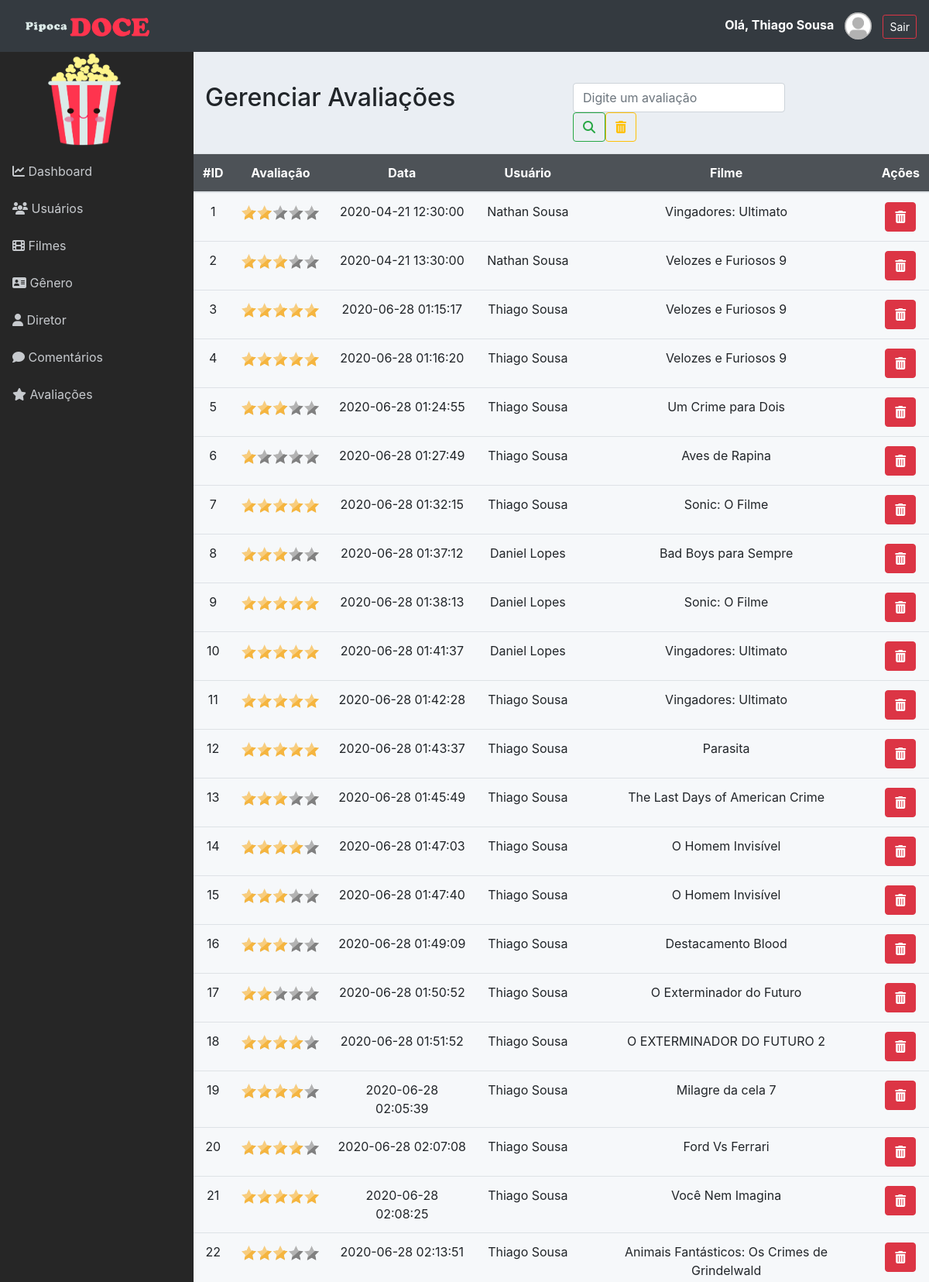
The app's page /admin/avaliacao.php (signed in, upper part) with its own data.
### tables this page shows
CREATE TABLE `avaliacao` (
  `id` int NOT NULL AUTO_INCREMENT,
  `avaliacao` int NOT NULL,
  `data_avaliacao` datetime NOT NULL,
  `usuario_id` int NOT NULL,
  `filme_id` int NOT NULL,
  PRIMARY KEY (`id`),
  KEY `fk_avaliacao_usuario_idx` (`usuario_id`),
  KEY `fk_avaliacao_filme_idx` (`filme_id`),
  CONSTRAINT `fk_avaliacao_filme` FOREIGN KEY (`filme_id`) REFERENCES `filme` (`id`),
  CONSTRAINT `fk_avaliacao_usuario` FOREIGN KEY (`usuario_id`) REFERENCES `usuario` (`id`)
);

CREATE TABLE `usuario` (
  `id` int NOT NULL AUTO_INCREMENT,
  `nome` varchar(100) NOT NULL,
  `dataNascimento` date DEFAULT NULL,
  `email` varchar(45) NOT NULL,
  `senha` varchar(255) NOT NULL,
  `imagem` varchar(255) DEFAULT NULL,
  `tipo` int NOT NULL,
  PRIMARY KEY (`id`),
  UNIQUE KEY `email_UNIQUE` (`email`)
);

CREATE TABLE `filme` (
  `id` int NOT NULL AUTO_INCREMENT,
  `nome` varchar(100) NOT NULL,
  `duracao` varchar(20) NOT NULL,
  `dataLancamento` varchar(50) NOT NULL,
  `url` varchar(255) DEFAULT NULL,
  `tipo` varchar(30) DEFAULT NULL,
  `sinopse` text NOT NULL,
  `elenco` varchar(100) NOT NULL,
  `imagem` varchar(255) DEFAULT NULL,
  PRIMARY KEY (`id`),
  UNIQUE KEY `nome_UNIQUE` (`nome`)
);

### admin/classes/Conexao.php (called while the page is built, shortened)
<?php
class Conexao
{
	private $host;
	private $user;
	private $password;
	public function __construct() {
		$this->host = 'mysql:host=localhost;dbname=pipoca_doce';
		$this->user = 'root';
		$this->password = 'root';
	}
	public function conectar() {
		try {
			$conn = new PDO(
				$this->host,
				$this->user,
				$this->password,
				array(
					PDO::ATTR_ERRMODE => PDO::ERRMODE_EXCEPTION,
					PDO::MYSQL_ATTR_INIT_COMMAND => "SET NAMES utf8"
				)
			);
			return $conn;
		} catch (PDOException $e) {
			echo 'Erro na conexao. Erro reportado: ' . $e->getMessage();
			exit;
		}
	}
}

### admin/classes/AvaliacaoDAO.php (called while the page is built, shortened)
<?php
require_once 'Model.php';
class AvaliacaoDAO extends Model
{
    public function __construct()
    {
        $this->class = 'Avaliacao';
        $this->tabela = 'avaliacao';
    }
	public function listar($pesquisa = '')
	{
		if ($pesquisa != '') {
			$sql = "SELECT * FROM {$this->tabela}
					WHERE avaliacao like '%{$pesquisa}%'";
		} else {
			$sql = "SELECT * FROM {$this->tabela}";
		}
		$stmt = $this->db->prepare($sql);
		$stmt->setFetchMode(PDO::FETCH_CLASS, $this->class);
		$stmt->execute();
		return $stmt->fetchAll();
	}
}

### admin/classes/Model.php (called while the page is built, shortened)
<?php
require 'Conexao.php';
class Model
{
	protected $tabela;
	protected $class;
	protected $db;
	public function __construct()
	{
		$conexao = new Conexao();
		$this->db = $conexao->conectar();
	}
    public function get($id)
    {
    	$sql = "SELECT * FROM {$this->tabela} WHERE id = {$id}";
    	$stmt = $this->db->prepare($sql);
    	$stmt->setFetchMode(PDO::FETCH_CLASS, $this->class);
    	$stmt->execute();
    	return $stmt->fetch();
    }
}

### admin/classes/Avaliacao.php (called while the page is built, shortened)
<?php
class Avaliacao
{
	private $id;
	private $avaliacao;
	private $data_avaliacao;
    private $usuario_id;
    private $filme_id;
    public function getId()
    {
        return $this->id;
    }
    public function getAvaliacao()
    {
        return $this->avaliacao;
    }
    public function getDataAvaliacao()
    {
        return $this->data_avaliacao;
    }
    public function getUsuarioId()
    {
        return $this->usuario_id;
    }
    public function getFilmeId()
    {
        return $this->filme_id;
    }
}

### admin/classes/UsuarioDAO.php (called while the page is built, shortened)
<?php
require_once 'Model.php';
class UsuarioDAO extends Model
{
	public function __construct()
	{
		$this->tabela = 'usuario';
		$this->class = 'Usuario';
	}
}

### admin/classes/Usuario.php (called while the page is built, shortened)
<?php
class Usuario
{
	private $nome;
    public function getNome()
    {
        return $this->nome;
    }
}

### admin/classes/FilmeDAO.php (called while the page is built, shortened)
<?php
require_once 'Model.php';
class FilmeDAO extends Model
{
    public function __construct()
    {
        $this->tabela = 'filme';
        $this->class  = 'Filme';
    }
}

### admin/classes/Filme.php (called while the page is built, shortened)
<?php
class Filme
{
	private $nome;
    public function getNome()
    {
        return $this->nome;
    }
}

### admin/avaliacao.php (the view, shortened to what this page needs)
<?php include './layout/header.php';?>
<?php include './layout/menu.php';?>
<?php
require 'classes/Avaliacao.php';
require 'classes/AvaliacaoDAO.php';
$avaliacaoDAO = new AvaliacaoDAO();
require 'classes/Usuario.php';
require 'classes/UsuarioDAO.php';
$usuarioDAO = new UsuarioDAO();
require 'classes/Filme.php';
require 'classes/FilmeDAO.php';
$filmeDAO = new FilmeDAO();
if(isset($_GET['pesquisa']) && $_GET['pesquisa'] != '') {
	$avaliacoes = $avaliacaoDAO->listar($_GET['pesquisa']);
} else {
	$avaliacoes = $avaliacaoDAO->listar();
}
?>
<div class="row" style="margin-top:40px">
	<div class="col-6">
		<h2>Gerenciar Avaliações</h2>
	</div>
	<div class="col-4">
		<form class="form-inline my-2 my-lg-0">
		      <input class="form-control mr-sm-2" name="pesquisa" type="search" placeholder="Digite um avaliação" aria-label="Pesquisar" value="<?= (isset($_GET['pesquisa']) ? $_GET['pesquisa'] : '') ?>">
		      <button class="btn btn-outline-success my-2 my-sm-0" type="submit">
		      	<i class="fas fa-search"></i>
		      </button>
		      <a href="./avaliacao.php" class="btn btn-outline-warning my-2 my-sm-0">
		      	<i class="fas fa-trash-alt"></i>
		      </a>
	    </form>
	</div>
</div>
<div class="row">
	<table class="table table-hover table-responsive-lg">
		<thead>
			<tr>
				<th>#ID</th>
				<th>Avaliação</th>
				<th>Data</th>
				<th>Usuário</th>
				<th>Filme</th>
				<th>Ações</th>
			</tr>
		</thead>
		<tbody>
			<?php foreach ($avaliacoes as $avaliacao) {
				$usuario_id = $usuarioDAO->get($avaliacao->getUsuarioId());
				$filme_id = $filmeDAO->get($avaliacao->getFilmeId());
			?>
			<tr>
				<td><?= $avaliacao->getId() ?></td>
				<td>
					<img style="width: 100px" src="./assets/img/estrelas/<?= $avaliacao->getavaliacao() ?>.png">
				</td>
				<td><?= $avaliacao->getDataavaliacao() ?></td>
				<td><?= $usuario_id->getNome() ?></td>
				<td><?= $filme_id->getNome() ?></td>
				<td>
					<a href="controle_avaliacao.php?acao=deletar&id=<?= $avaliacao->getId() ?>" title="Exluir avaliação" class="btn btn-danger" onclick="return confirm('Deseja realmente exluir o avaliação?')">
						<i class="fas fa-trash-alt"></i>
					</a>
				</td>
			</tr>
			<?php } ?>
		</tbody>
	</table>
</div>
<?php include './layout/footer.php';?>

### admin/assets/css/all.css (style rules this page uses)
.fa, .fas, .far, .fal, .fad, .fab { -moz-osx-font-smoothing: grayscale; -webkit-font-smoothing: antialiased; display: inline-block; font-style: normal; font-variant: normal; text-rendering: auto; line-height: 1; }
.fa-search:before { content: "\f002"; }
.fa-trash-alt:before { content: "\f2ed"; }
.fa, .fas { font-family: 'Font Awesome 5 Free'; font-weight: 900; }

### admin/assets/css/estilo.css (style rules this page uses)
body { background-color: #eaeef3; }
table thead tr { text-align: center; background: #343a40de; color: #FFF; font-size: 16px; }
table tbody tr { text-align: center; }
.table { background-color: #ffffff96; }
.row { margin-bottom: 15px; }

### records on screen
avaliacao: id "1", data_avaliacao "2020-04-21 12:30:00", usuario.nome "Nathan Sousa", filme.nome "Vingadores: Ultimato"
avaliacao: id "2", data_avaliacao "2020-04-21 13:30:00", usuario.nome "Nathan Sousa", filme.nome "Velozes e Furiosos 9"
avaliacao: id "3", data_avaliacao "2020-06-28 01:15:17", usuario.nome "Thiago Sousa", filme.nome "Velozes e Furiosos 9"
avaliacao: id "4", data_avaliacao "2020-06-28 01:16:20", usuario.nome "Thiago Sousa", filme.nome "Velozes e Furiosos 9"
avaliacao: id "5", data_avaliacao "2020-06-28 01:24:55", usuario.nome "Thiago Sousa", filme.nome "Um Crime para Dois"
avaliacao: id "6", shows a picture, data_avaliacao "2020-06-28 01:27:49", usuario.nome "Thiago Sousa", filme.nome "Aves de Rapina"
avaliacao: id "7", data_avaliacao "2020-06-28 01:32:15", usuario.nome "Thiago Sousa", filme.nome "Sonic: O Filme"
avaliacao: id "8", data_avaliacao "2020-06-28 01:37:12", usuario.nome "Daniel Lopes", filme.nome "Bad Boys para Sempre"
avaliacao: id "9", data_avaliacao "2020-06-28 01:38:13", usuario.nome "Daniel Lopes", filme.nome "Sonic: O Filme"
avaliacao: id "10", data_avaliacao "2020-06-28 01:41:37", usuario.nome "Daniel Lopes", filme.nome "Vingadores: Ultimato"
avaliacao: id "11", data_avaliacao "2020-06-28 01:42:28", usuario.nome "Thiago Sousa", filme.nome "Vingadores: Ultimato"
avaliacao: id "12", data_avaliacao "2020-06-28 01:43:37", usuario.nome "Thiago Sousa", filme.nome "Parasita"
avaliacao: id "13", data_avaliacao "2020-06-28 01:45:49", usuario.nome "Thiago Sousa", filme.nome "The Last Days of American Crime"
avaliacao: id "14", data_avaliacao "2020-06-28 01:47:03", usuario.nome "Thiago Sousa", filme.nome "O Homem Invisível"
avaliacao: id "15", data_avaliacao "2020-06-28 01:47:40", usuario.nome "Thiago Sousa", filme.nome "O Homem Invisível"
avaliacao: id "16", data_avaliacao "2020-06-28 01:49:09", usuario.nome "Thiago Sousa", filme.nome "Destacamento Blood"
avaliacao: id "17", data_avaliacao "2020-06-28 01:50:52", usuario.nome "Thiago Sousa", filme.nome "O Exterminador do Futuro"
avaliacao: id "18", data_avaliacao "2020-06-28 01:51:52", usuario.nome "Thiago Sousa", filme.nome "O EXTERMINADOR DO FUTURO 2"
avaliacao: id "19", data_avaliacao "2020-06-28 02:05:39", usuario.nome "Thiago Sousa", filme.nome "Milagre da cela 7"
avaliacao: id "20", data_avaliacao "2020-06-28 02:07:08", usuario.nome "Thiago Sousa", filme.nome "Ford Vs Ferrari"
avaliacao: id "21", data_avaliacao "2020-06-28 02:08:25", usuario.nome "Thiago Sousa", filme.nome "Você Nem Imagina"
avaliacao: id "22", data_avaliacao "2020-06-28 02:13:51", usuario.nome "Thiago Sousa", filme.nome "Animais Fantásticos: Os Crimes de Grindelwald"

### other values on screen
$_SESSION['nome'] "Thiago Sousa"
